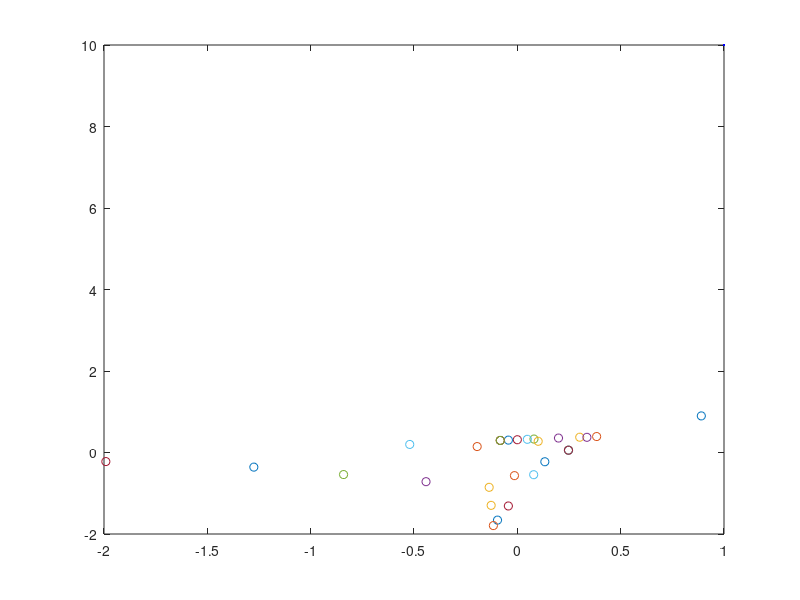
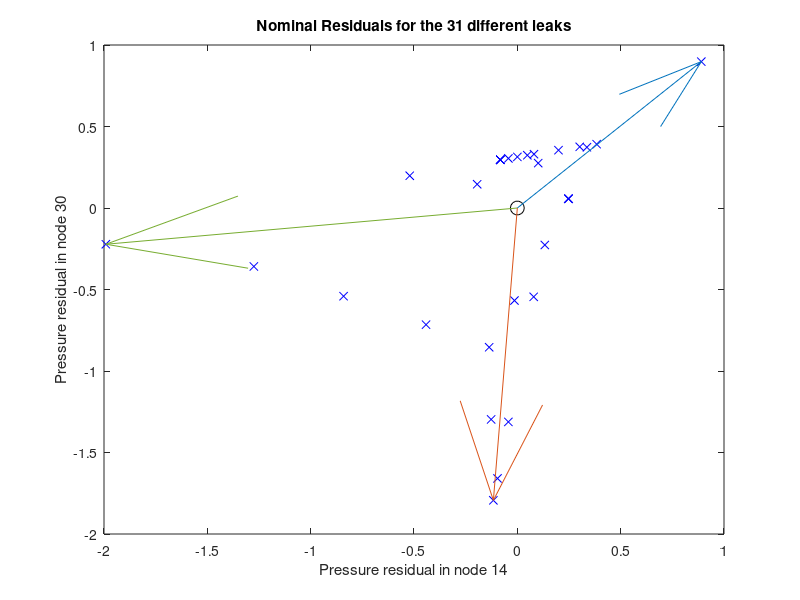
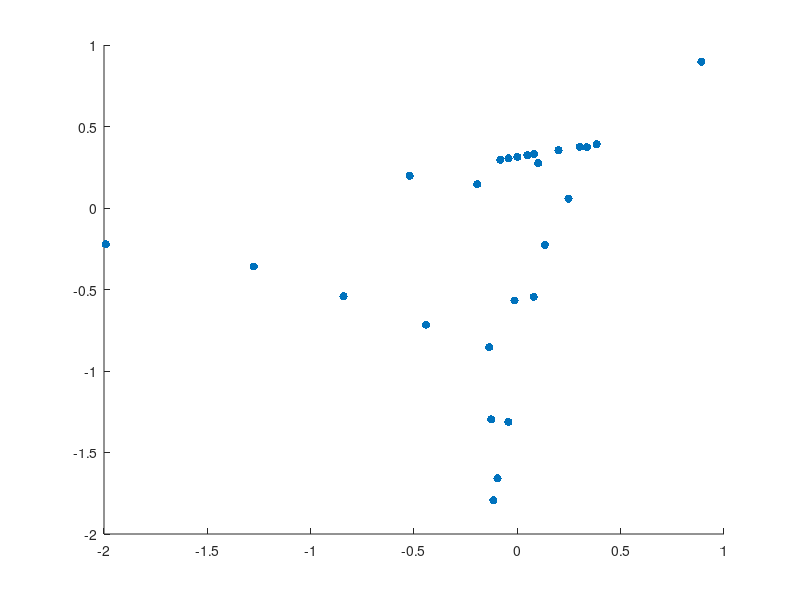

These figures' MATLAB source, in order: (Note: this script raises an error after producing the figures.)
%% Nominal

clear
close all
clc


load nominal_residuals %res_nom complete fault sensitivity matrix 31x31  

sensor1=14;
sensor2=30;

Omega=[res_nom(sensor1,:);res_nom(sensor2,:)]; %leak sensitivity matrix considering only sensor1 and sensor2 installed



figure(1)
for i=1:31
    plot(res_nom(sensor1,i),res_nom(sensor2,i), 'o', MarkerSize=10, MarkerFaceColor='blue')
    hold on
end
figure(2)
plot (Omega(1,:),Omega(2,:),'bx')
title ('Nominal Residuals for the 31 different leaks')
xlabel ('Pressure residual in node 14')
ylabel ('Pressure residual in node 30')
box on
hold on
plot (0,0,'ko','MarkerSize',10) %plot origing
quiver(0,0,Omega(1,1),Omega(2,1),0) %Plot leak 1 direction residuals 
quiver(0,0,Omega(1,sensor1),Omega(2,sensor1),0) %Plot leak in sensor1 node direction residuals 
quiver(0,0,Omega(1,sensor2),Omega(2,sensor2),0) %Plot leak 
% in sensor2 node direction residuals 


figure(3)
scatter(res_nom(sensor1,:), res_nom(sensor2,:), 'filled');
%text(r14, r30, arrayfun(@num2str, 1:31, 'UniformOutput', false));

%% Hanoi

% comment to select which data you want to use as the variables are named
% the same way

%load hanoi_residuals_f_20.mat
load hanoi_residuals_f_50.mat

r1=squeeze(res_dufu(sensor1,:,:)); %the available residuals considering sensors 1 and 2 are stored in r1 and r2
r2=squeeze(res_dufu(sensor2,:,:));

figure
hold on
for leak=1:31

    %Real Residuals
    plot (r1(:,leak),r2(:,leak),'x')
    
end
plot (0,0,'ko','MarkerSize',10) %plot origing
title('f_20')
quiver(0,0,Omega(1,1),Omega(2,1),0) %Plot leak 1 direction residuals 
quiver(0,0,Omega(1,sensor1),Omega(2,sensor1),0) %Plot leak in sensor1 node direction residuals 
quiver(0,0,Omega(1,sensor2),Omega(2,sensor2),0) %Plot leak in sensor2 node direction residuals 
box on


%computation correlation for all residuals leak1 with hypotesys 1, 14 and
%30 (i.e leaks in these nodes)

N_residuals=length(r1);

Gamma=zeros(31,31); %Confuision matrix;

for leak=1:31 % All the leaks have to be studied.
    for k=1:N_residuals
        V_Ro = zeros(31,1);
        for hypothesis=1:31
            V_Ro(hypothesis) = [r1(k,leak),r2(k,leak)] * [Omega(1,hypothesis),Omega(2,hypothesis)]' / ...
                (norm([r1(k,leak),r2(k,leak)]) * norm([Omega(1,hypothesis),Omega(2,hypothesis)]));
        end
        [max_phro, winner] = max(V_Ro);
        [min_phro, loser] = min(V_Ro);
        Gamma(leak, winner) = Gamma(leak, winner) + 1;
    end
end



%%Computing ATD

load matrix_D.mat %Matrix D 31x31 contains all the possible node distances (in nodes)

ATD=0;
atd_vec = zeros(1,31*31);
%leak=1; %All the leaks have to be studied. 
for leak=1:31    
    for hypothesis=1:31,
        ATD=ATD+Gamma(leak,hypothesis)*D(leak,hypothesis);
        atd_vec(hypothesis+(31*(leak-1)))=ATD/(hypothesis*N_residuals);
    end
end
    
ATD=ATD/(31*N_residuals) %Considering Remark 3 in Activity description
figure
plot(atd_vec) 


% To do: Use sensors 10 and 12 and compute their ATDs
